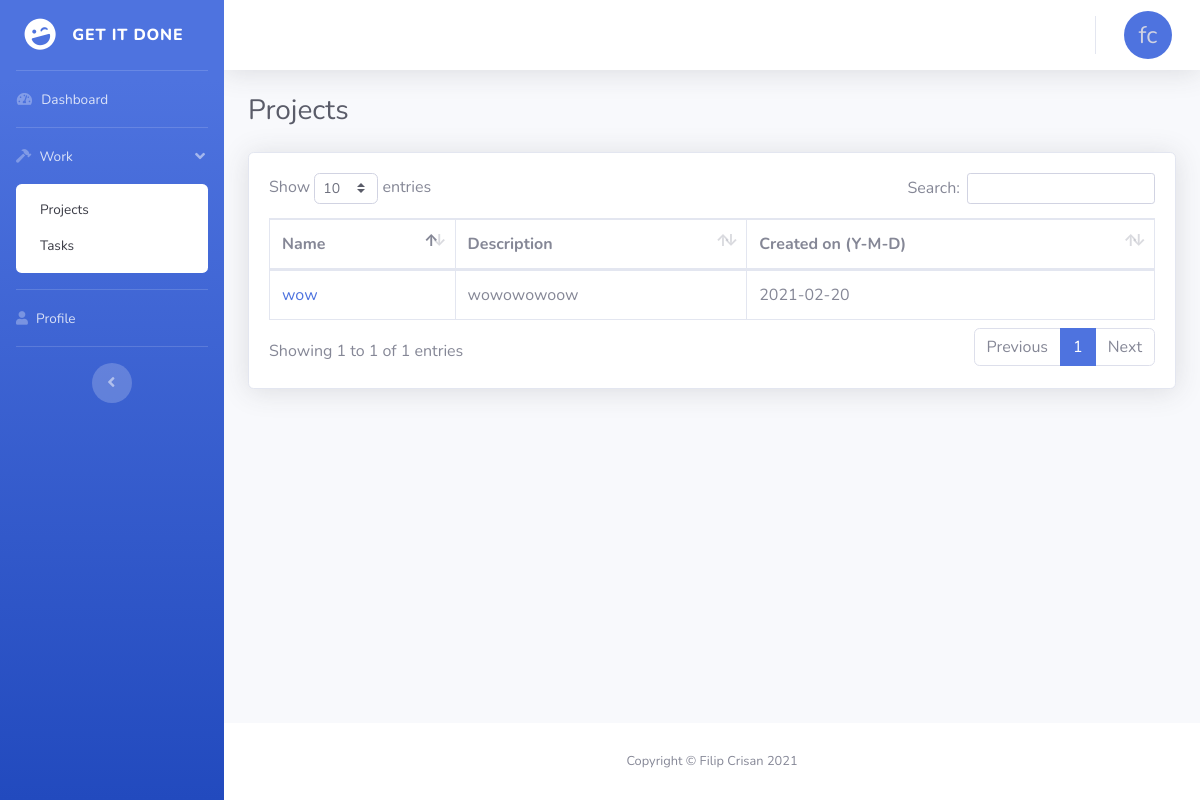
The page /projects (signed in) on the database as committed earlier.
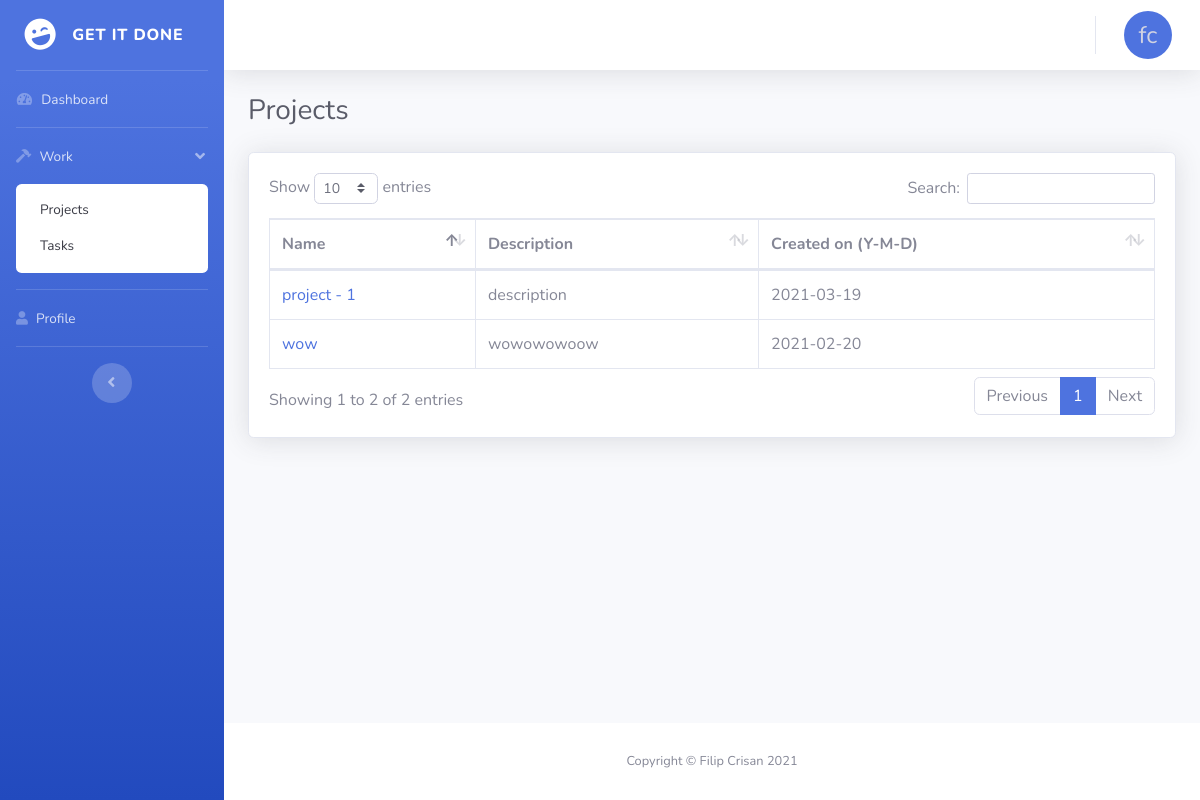
The same page on the database as committed later.
### repository/models.py (models this page shows)
class User(db.Model, UserMixin):
    id = db.Column(db.Integer, primary_key=True)
    first_name = db.Column(db.String(100))
    last_name = db.Column(db.String(100))
    email = db.Column(db.String(100), unique=True)
    password = db.Column(db.String(100))
    re_pass = db.Column(db.String(100))
    tasks = db.relationship('Task', backref='assigned_to')

class Project(db.Model, UserMixin):
    id = db.Column(db.Integer, primary_key=True)
    name = db.Column(db.String(100), unique=True)
    description = db.Column(db.String(200))
    creation_date = db.Column(db.DateTime, nullable=False, default=datetime.utcnow)
    created_on = db.Column(db.DateTime)
    tasks = db.relationship('Task', backref='in_project')
    users = db.relationship('User', secondary=user_project, backref=db.backref('assigned_projects', lazy='dynamic'))

### services/projects.py (the view)
@projects_bp.route('/projects')
@login_required
def projects():
    data = []
    for proj in current_user.assigned_projects:
        data.append(proj)
    return render_template('projects.html', data=data)

### start.py (called while the page is built)
@login_manager.user_loader
def load_user(user_id):
    return User.query.get(int(user_id))

### templates/projects.html (shortened to what this page needs)
<!DOCTYPE html>
<html lang="en">
<head>
  <link rel="stylesheet" href="https://use.fontawesome.com/releases/v5.12.1/css/all.css">
  <link href="{{ url_for('static', filename='all.min.css') }}" rel="stylesheet" type="text/css">
  <link href="{{ url_for('static', filename='sb-admin-2.min.css') }}" rel="stylesheet">
  <link href="{{ url_for('static', filename='dataTables.bootstrap4.min.css') }}" rel="stylesheet">
</head>
<body id="page-top">
  <div id="wrapper">
    <ul class="navbar-nav bg-gradient-primary sidebar sidebar-dark accordion" id="accordionSidebar">
      <a class="sidebar-brand d-flex align-items-center justify-content-center" href="/">
        <div class="sidebar-brand-icon rotate-n-15">
          <i class="fas fa-laugh-wink"></i>
        </div>
        <div class="sidebar-brand-text mx-3">Get It Done</div>
      </a>
      <hr class="sidebar-divider my-0">
      <li class="nav-item">
        <a class="nav-link" href="/">
          <i class="fas fa-fw fa-tachometer-alt"></i>
          <span>Dashboard</span></a>
      </li>
      <hr class="sidebar-divider my-0">
      <li class="nav-item">
        <a class="nav-link" href="#" data-toggle="collapse" data-target="#collapseTwo" aria-expanded="true" aria-controls="collapseTwo">
          <i class="fas fa-hammer"></i>
          <span>Work</span>
        </a>
        <div id="collapseTwo" class="collapse show" aria-labelledby="headingTwo" data-parent="#accordionSidebar">
          <div class="bg-white py-2 collapse-inner rounded">
            <a class="collapse-item" href="projects">Projects</a>
            <a class="collapse-item" href="tasks">Tasks</a>
          </div>
        </div>
      </li>
      <hr class="sidebar-divider my-0">
      <li class="nav-item">
        <a class="nav-link" href="/profile">
          <i class="fas fa-user fa-chart-area"></i>
          <span>Profile</span></a>
      </li>
      <hr class="sidebar-divider d-none d-md-block">
      <div class="text-center d-none d-md-inline">
        <button class="rounded-circle border-0" id="sidebarToggle"></button>
      </div>
    </ul>
    <div id="content-wrapper" class="d-flex flex-column">
      <div id="content">
        <nav class="navbar navbar-expand navbar-light bg-white topbar mb-4 static-top shadow">
          <ul class="navbar-nav ml-auto">
            <li class="nav-item dropdown no-arrow">
              <a class="nav-link dropdown-toggle" href="#" id="userDropdown" role="button" data-toggle="dropdown" aria-haspopup="true" aria-expanded="false">
                <div class="circle">
                  <span class="initials">{{ current_user.first_name[0] }}{{ current_user.last_name[0] }}</span>
                </div>
              </a>
            </li>
          </ul>
        </nav>
        <div class="container-fluid">
          <div class="d-sm-flex align-items-center justify-content-between mb-4">
            <h1 class="h3 mb-0 text-gray-800">Projects</h1>
          </div>
          <div class="card shadow mb-4">
            <div class="card-body">
              <div class="table-responsive">
                <table class="table table-bordered" id="dataTable" width="100%" cellspacing="0">
                  <thead>
                    <tr>
                      <th>Name</th>
                      <th>Description</th>
                      <th>Created on (Y-M-D)</th>
                    </tr>
                  </thead>
                  <tbody>
                    {% for proj in data: %}
                    <tr>
                      <td> <a href="{{ url_for('projects.curr_proj', id=proj.id)}}">{{ proj.name }}</a> </td>
                      <td> {{ proj.description }} </td>
                      <td> {{ proj.creation_date.date() }} </td>
                    </tr>
                    {% endfor %}
                  </tbody>
                </table>
              </div>
            </div>
          </div>
        </div>
      </div>
      <footer class="sticky-footer bg-white">
        <div class="container my-auto">
          <div class="copyright text-center my-auto">
            <span>Copyright &copy; Filip Crisan 2021</span>
          </div>
        </div>
      </footer>
    </div>
  </div>
</body>
</html>

### templates/projects.html (style rules this page uses)
:root { --avatar-size: 3rem; }
.circle { background-color: #4e73df; border-radius: 50%; height: var(--avatar-size); text-align: center; width: var(--avatar-size); }
.initials { font-size: calc(var(--avatar-size) / 2); line-height: 1; position: relative; top: calc(var(--avatar-size) / 4); }

Rows that differ between the two databases and show on the page:
added Project: name "project - 1", description "description", creation_date "2021-03-19"
Other text that changed with them:
text written by a page script: "Show entries Search: Showing 1 to 1 of 1 entries Previous 1 Next" → "Show entries Search: Showing 1 to 2 of 2 entries Previous 1 Next"
